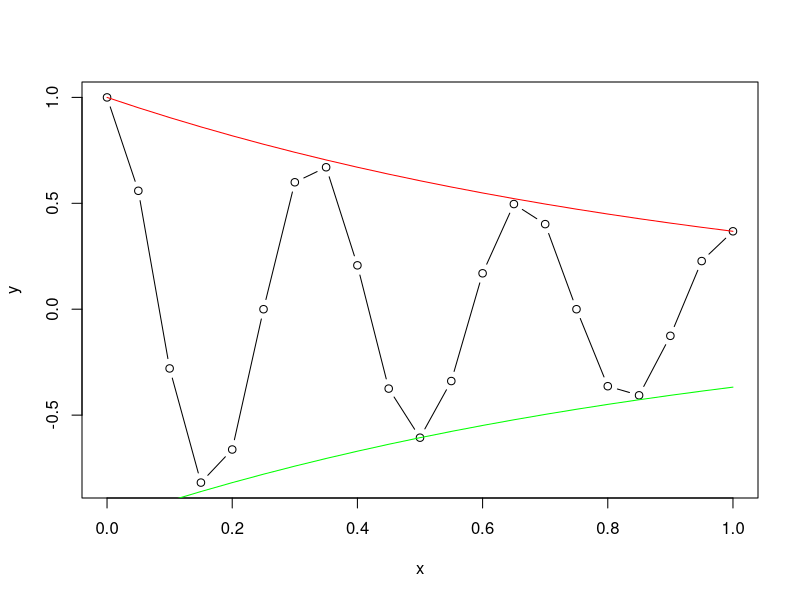

Write the R code that produced this figure.
x=seq(0,1,0.05)
y=(1/exp(x))*cos(6*pi*x)
y1= exp(-x)

plot(x,y,type = 'b')
lines(x,y1,col='red')
lines(x,-y1,col='green')